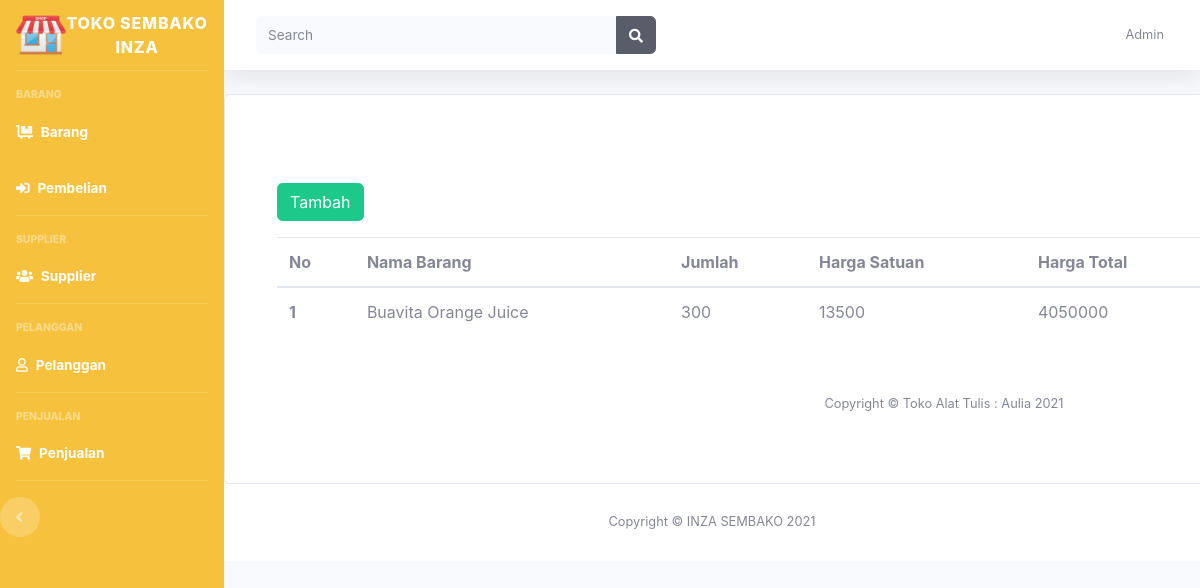
The page /pembelian/detail/1627736585 on the database its author committed.
### tables this page shows
CREATE TABLE `pembelian_detail` (
  `pembelian_detail_id` int(11) NOT NULL,
  `pembelian_id` int(11) NOT NULL,
  `barang_id` int(11) NOT NULL,
  `harga_satuan` int(11) NOT NULL,
  `stok_tambahan` int(50) NOT NULL,
  `harga_total` int(50) NOT NULL
);

CREATE TABLE `supplier` (
  `supplier_id` int(11) NOT NULL,
  `nama_supplier` text NOT NULL,
  `kategori` text NOT NULL,
  `nama_barang` text NOT NULL,
  `no_tlp` text NOT NULL
);

### application/controllers/pembelian.php (called while the page is built, shortened)
<?php
class Pembelian extends CI_Controller
{
    public function __construct()
    {
        $this->load->model('PembelianModel');
        $this->load->model('SupplierModel');
    }
    public function detail($pembelian_id)
    {
        $data['title'] = "Detail Pembelian";
        $data['pembelian'] = $this->db->get_where('pembelian', ['pembelian_id' => $pembelian_id])->row_array();
        $data['pembeliandetail'] = $this->PembelianModel->get_detail_pembelian($pembelian_id);
        $this->load->view('templates/header', $data);
        $this->load->view('pembelian/detail', $data);
        $this->load->view('templates/footer');
    }
}

### index.php (called while the page is built, shortened)
<?php
require_once BASEPATH.'core/CodeIgniter.php';

### application/models/PembelianModel.php (called while the page is built, shortened)
<?php
class PembelianModel extends CI_Model
{
    public function get_detail_pembelian($pembelian_id)
    {
        $query = "SELECT * FROM pembelian_detail pd, pembelian pb, barang b, supplier s
        WHERE pb.supplier_id = s.supplier_id AND pd.pembelian_id = pb.pembelian_id
        AND pd.barang_id = b.barang_id AND pb.pembelian_id = $pembelian_id";
        return $this->db->query($query)->result_array();
    }
}

### application/views/pembelian/detail.php (the view, shortened to what this page needs)
<!DOCTYPE html>
<html lang="en">
<head>
    <link href="<?= base_url('assets/utama/') ?>vendor/fontawesome-free/css/all.min.css" rel="stylesheet" type="text/css">
    <link href="<?= base_url('assets/utama/') ?>css/sb-admin-2.min.css" rel="stylesheet">
</head>
<body id="page-top">
    <div id="wrapper">
        <ul class="navbar-nav bg-warning sidebar sidebar-dark accordion" id="accordionSidebar">
            <a class="sidebar-brand d-flex align-items-center justify-content-center" href="index.html">
                <div class="sidebar-brand-icon rotate-n-0">
                    <img src="<?= base_url(); ?>assets/img/toko.png" height="50" width="50">
                </div>
                <div class="sidebar-brand-text mx-0">TOKO SEMBAKO INZA</div>
            </a>
            <div class="m-t-5">
                <hr class="sidebar-divider">
                <div class="sidebar-heading">
                    BARANG
                </div>
                <li class="nav-item active">
                    <a class="nav-link" href="<?= base_url('barang/') ?>">
                        <i class="fas fa-dolly-flatbed"></i>
                        <span>Barang</span></a>
                <li class="nav-item active">
                    <a class="nav-link" href="<?= base_url('pembelian/') ?>">
                        <i class="fas fa-sign-in-alt"></i>
                        <span>Pembelian</span></a>
                    <hr class="sidebar-divider">
                    <div class="sidebar-heading">
                        SUPPLIER
                    </div>
                <li class="nav-item active">
                    <a class="nav-link" href="<?= base_url(); ?>supplier/">
                        <i class="fas fa-users"></i>
                        <span>Supplier</span></a>
                </li>
                <hr class="sidebar-divider">
                <div class="sidebar-heading">
                    PELANGGAN
                </div>
                </li>
                <li class="nav-item active">
                    <a class="nav-link" href="<?= base_url(); ?>pelanggan/">
                        <i class="far fa-user"></i>
                        <span>Pelanggan</span></a>
                </li>
                <hr class="sidebar-divider">
                <div class="sidebar-heading">
                    PENJUALAN
                </div>
                <li class="nav-item active">
                    <a class="nav-link" href="<?= base_url(); ?>penjualan/">
                        <i class="fas fa-shopping-cart"></i>
                        <span>Penjualan</span></a>
                </li>
                <hr class="sidebar-divider d-none d-md-block">
                <div class="text-center d-none d-md-inline">
                    <button class="rounded-circle border-0" id="sidebarToggle"></button>
                </div>
        </ul>
        <div id="content-wrapper" class="d-flex flex-column">
            <div id="content">
                <nav class="navbar navbar-expand navbar-light bg-white topbar mb-4 static-top shadow">
                    <form class="d-none d-sm-inline-block form-inline mr-auto ml-md-3 my-md-0 mw-100 navbar-search">
                        <div class="input-group">
                            <input type="text" class="form-control bg-light border-0 small" placeholder="Search" aria-label="Search">
                            <div class="input-group-append">
                                <button class="btn btn-dark" type="button">
                                    <i class="fas fa-search fa-sm"></i>
                                </button>
                            </div>
                        </div>
                    </form>
                    <ul class="navbar-nav ml-auto">
                        <li class="nav-item dropdown no-arrow">
                            <a class="nav-link dropdown-toggle" href="#" id="userDropdown" role="button" data-toggle="dropdown" aria-haspopup="true" aria-expanded="false">
                                <span class="mr-2 d-none d-lg-inline text-gray-600 small">Admin</span>
                            </a>
                        </li>
                    </ul>
                </nav>
                <div class="card" style="width: 90rem; padding: 20px 20px 20px 20px; margin:auto;">
                    <div class="card-body">
                        <div class="col-md-10 mt-3">
                            <div class="row mt-5">
                                <div class="col-5">
                                    <a href="<?= base_url('pembeliandetail/proses/' . $pembelian['pembelian_id']) ?>" type="button" class="btn btn-success">
                                        Tambah
                                    </a>
                                </div>
                            </div>
                            <table class="table mt-3">
                                <thead>
                                    <tr>
                                        <th scope="col">No</th>
                                        <th scope="col">Nama Barang</th>
                                        <th scope="col">Jumlah</th>
                                        <th scope="col">Harga Satuan</th>
                                        <th scope="col">Harga Total</th>
                                    </tr>
                                </thead>
                                <tbody>
                                    <?php
                                    foreach ($pembeliandetail as $no => $pembelian) {
                                    ?>
                                        <tr>
                                            <th scope="row"><?= $no + 1 ?></th>
                                            <td><?= $pembelian['nama_barang']; ?></td>
                                            <td><?= $pembelian['stok_tambahan']; ?></td>
                                            <td><?= $pembelian['harga_satuan']; ?></td>
                                            <td><?= $pembelian['harga_total']; ?></td>
                                        </tr>
                                    <?php
                                    }
                                    ?>
                                </tbody>
                            </table>
                        </div>
                        <footer class="sticky-footer bg-white">
                            <div class="container my-auto">
                                <div class="copyright text-center my-auto">
                                    <span>Copyright &copy; Toko Alat Tulis : Aulia 2021</span>
                                </div>
                            </div>
                        </footer>
                    </div>
                </div>

### rows shown on the page
pembelian_detail: supplier.nama_barang "Buavita Orange Juice", stok_tambahan "300", harga_satuan "13500", harga_total "4050000"
